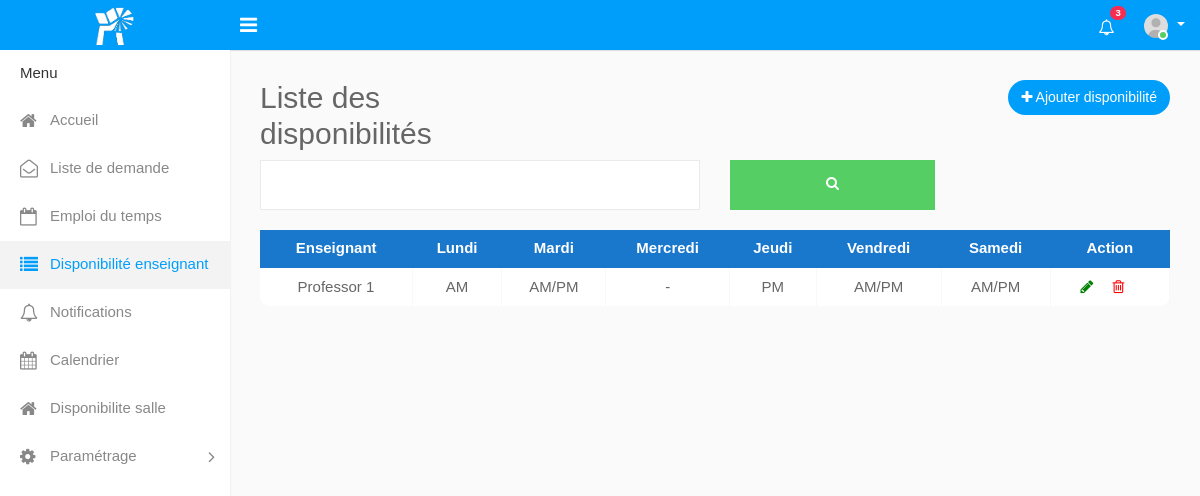
Page /disponibilite.php on the committed database.
### tables this page shows
CREATE TABLE `disponibilite` (
  `id_dispo` int(11) NOT NULL,
  `lundi` int(11) DEFAULT NULL,
  `mardi` int(11) DEFAULT NULL,
  `mercredi` int(11) DEFAULT NULL,
  `jeudi` int(11) DEFAULT NULL,
  `vendredi` int(11) DEFAULT NULL,
  `samedi` int(11) DEFAULT NULL,
  `dimanche` int(11) DEFAULT NULL,
  `id_enseignant` int(11) NOT NULL
);

CREATE TABLE `enseignant` (
  `id_enseignant` int(11) NOT NULL,
  `nom_enseignant` varchar(50) NOT NULL,
  `email_enseignant` varchar(50) NOT NULL,
  `adresse` varchar(50) NOT NULL,
  `telephone` varchar(50) NOT NULL,
  `statut_enseignant` varchar(50) NOT NULL,
  `password` varchar(50) NOT NULL
);

### disponibilite.php (the view, shortened to what this page needs)
<?php
include('config.php');
    $sql = "SELECT *, enseignant.nom_enseignant FROM disponibilite
            JOIN enseignant ON disponibilite.id_enseignant = enseignant.id_enseignant";
$result = mysqli_query($mysqli, $sql);
?>
<!DOCTYPE html>
<html lang="en">
<head>
    <link rel="stylesheet" type="text/css" href="assets/css/bootstrap.min.css">
    <link rel="stylesheet" type="text/css" href="assets/css/font-awesome.min.css">
    <link rel="stylesheet" type="text/css" href="assets/css/select2.min.css">
    <link rel="stylesheet" type="text/css" href="assets/css/style.css">
</head>
<body>
    <div class="main-wrapper">
        <div class="header">
            <div class="header-left">
                <a href="index-2.php" class="logo">
                    <img src="assets/img/mundiap.png" width="40" height="40">
                </a>
            </div>
            <a id="toggle_btn" href="javascript:void(0);"><i class="fa fa-bars"></i></a>
            <ul class="nav user-menu float-right">
                <li class="nav-item dropdown">
                    <a href="#" class="dropdown-toggle nav-link" data-toggle="dropdown"><i class="fa fa-bell-o"></i> <span class="badge badge-pill bg-danger float-right">3</span></a>
                </li>
                <li class="nav-item dropdown has-arrow">
                    <a href="#" class="dropdown-toggle nav-link user-link" data-toggle="dropdown">
                        <span class="user-img"><img class="rounded-circle" src="assets/img/user.jpg" width="40" alt="Admin">
                            <span class="status online"></span></span>
                    </a>
                </li>
            </ul>
        </div>
        <div class="sidebar" id="sidebar">
            <div class="sidebar-inner slimscroll">
                <div id="sidebar-menu" class="sidebar-menu">
                    <ul>
                        <li class="menu-title">Menu</li>
                        <li>
                            <a href="index-2.php"><i class="fa fa-home"></i> <span>Accueil</span></a>
                        </li>
                        <li>
                            <a href="demande.php"><i class="fa fa-envelope-open-o"></i> <span>Liste de demande</span></a>
                        </li>
                        <li>
                            <a href="emploi.php"><i class="fa fa-calendar-o"></i> <span>Emploi du temps</span></a>
                        </li>
                        <li class="active">
                            <a href="disponibilite.php"><i class="fa fa-list"></i><span>Disponibilité enseignant</span></a>
                        <li>
                        <li>
                            <a href="notification.php"><i class="fa fa-bell-o"></i> <span>Notifications</span></a>
                        </li>
                        <li>
                            <a href="calendar.php"><i class="fa fa-calendar"></i> <span>Calendrier</span></a>
                        </li>
                        <li>
                        <a href="disposalle.php"><i class="fa fa-home"></i> <span>Disponibilite salle</span></a>
                        </li>
                        <li class="submenu">
                            <a href="#"><i class="fa fa-cog"></i> <span> Paramétrage </span> <span class="menu-arrow"></span></a>
                        </li>
                    </ul>
                </div>
            </div>
        </div>
        <div class="page-wrapper">
            <div class="content">
                <div class="row">
                    <div class="col-sm-4">
                        <h2>Liste des disponibilités</h2>
                    </div>
                    <div class="col-sm-8 col-9 text-right ">
                        <a href="AddDispo.php" class="btn btn-primary float-right btn-rounded" ><i class="fa fa-plus" aria-hidden="true"></i> Ajouter disponibilité</a>
                    </div>
                </div>
                    <div class="row filter-row">
                    <div class="col-sm-12 col-md-6">
                        <div class="form-group form-focus">
                            <input type="text" placeholder="Chercher enseignant ...." class="form-control floating" name="chercher_valeur">
                        </div>
                    </div>
                    <div class="col-sm-6 col-md-3">
                        <a href="#" class="btn btn-success btn-block"><i class="fa fa-search" aria-hidden="true"></i></a>
                    </div>
                    </div>
                <div class="row">
                    <div class="col-md-12">
                        <div class="table-responsive">
                            <table class="fl-table">
                                <thead>
                                    <tr>
                                        <th>Enseignant</th>
                                        <th>Lundi</th>
                                        <th>Mardi</th>
                                        <th>Mercredi</th>
                                        <th>Jeudi</th>
                                        <th>Vendredi</th>
                                        <th>Samedi</th>
                                        <th>Action</th>
                                    </tr>
                                </thead>
                                <tbody>
                                    <?php while ($row = mysqli_fetch_array($result)) {
                                        echo "<tr>";
                                        echo "<td>" . $row['nom_enseignant'] . "</td>";
                                        echo "<td>";
                                        if ($row['lundi'] == 1) {
                                            echo "AM";
                                        } elseif ($row['lundi'] == 2) {
                                            echo "PM";
                                        } elseif ($row['lundi'] == 3) {
                                            echo "AM/PM";
                                        } else {
                                            echo "-";
                                        }
                                        echo "</td>";
                                        echo "<td>";
                                        if ($row['mardi'] == 1) {
                                            echo "AM";
                                        } elseif ($row['mardi'] == 2) {
                                            echo "PM";
                                        } elseif ($row['mardi'] == 3) {
                                            echo "AM/PM";
                                        } else {
                                            echo "-";
                                        }
                                        echo "</td>";
                                        echo "<td>";
                                        if ($row['mercredi'] == 1) {
                                            echo "AM";
                                        } elseif ($row['mercredi'] == 2) {
                                            echo "PM";
                                        } elseif ($row['mercredi'] == 3) {
                                            echo "AM/PM";
                                        } else {
                                            echo "-";
                                        }
                                        echo "</td>";
                                        echo "<td>";
                                        if ($row['jeudi'] == 1) {
                                            echo "AM";
                                        } elseif ($row['jeudi'] == 2) {
                                            echo "PM";
                                        } elseif ($row['jeudi'] == 3) {
                                            echo "AM/PM";
                                        } else {
                                            echo "-";
                                        }
                                        echo "</td>";
                                        echo "<td>";
                                        if ($row['vendredi'] == 1) {
                                            echo "AM";
                                        } elseif ($row['vendredi'] == 2) {
                                            echo "PM";
                                        } elseif ($row['vendredi'] == 3) {
                                            echo "AM/PM";
                                        } else {
                                            echo "-";
                                        }
                                        echo "</td>";
                                        echo "<td>";
                                        if ($row['samedi'] == 1) {
                                            echo "AM";
                                        } elseif ($row['samedi'] == 2) {
                                            echo "PM";
                                        } elseif ($row['samedi'] == 3) {
                                            echo "AM/PM";
                                        } else {
                                            echo "-";
                                        }
                                        echo "</td>";
                                        echo "<td> <a href=\"EditDispo.php?id_dispo=" . $row['id_dispo'] . "\" style=\"margin-right:10px; color:green;\"><i class=\"fa fa-pencil m-r-5\"></i></a>
                                        <a href=\"deleteDispo.php?id_dispo=" . $row['id_dispo'] . "\" style=\"margin-right:10px; color:red;\" onClick=\"return confirm('Êtes-vous sûr de vouloir supprimer cette disponibilité ?');\"><i class=\"fa fa-trash-o m-r-5\"></i></a></td> ";
                                        echo "</tr>";
                                    } ?>
                                </tbody>
                            </table>
                        </div>
                    </div>
                </div>
            </div>
        </div>
    </div>
</body>
</html>

### disponibilite.php (style rules this page uses)
.fl-table { margin-top: -1px; border-radius: 10px; font-size: 15px; font-weight: normal; border: none; border-collapse: collapse; width: 100%; max-width: 100%; white-space: nowrap; background-color: white; }
.fl-table td, .fl-table th { text-align: center; padding: 8px; }
.fl-table td { border-right: 1px solid #f8f8f8; font-size: 15px; }
.fl-table thead th { color: #ffffff; background: #1977cc; }
.fl-table thead th:nth-child(odd) { color: #ffffff; background: #1977cc; }

### rows in the picture
disponibilite: id_enseignant.nom_enseignant "Professor 1", shows "AM", shows "AM/PM"
